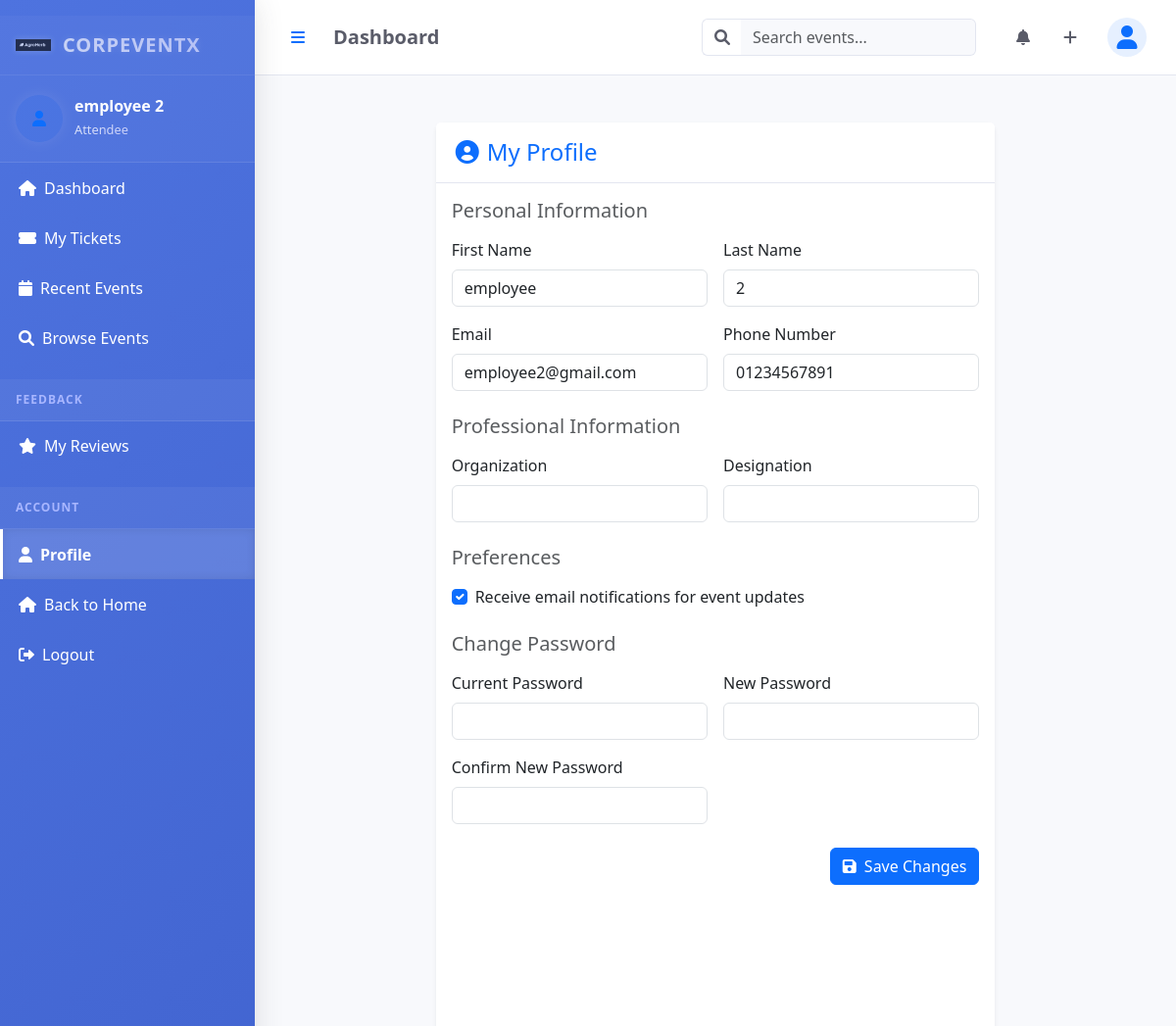
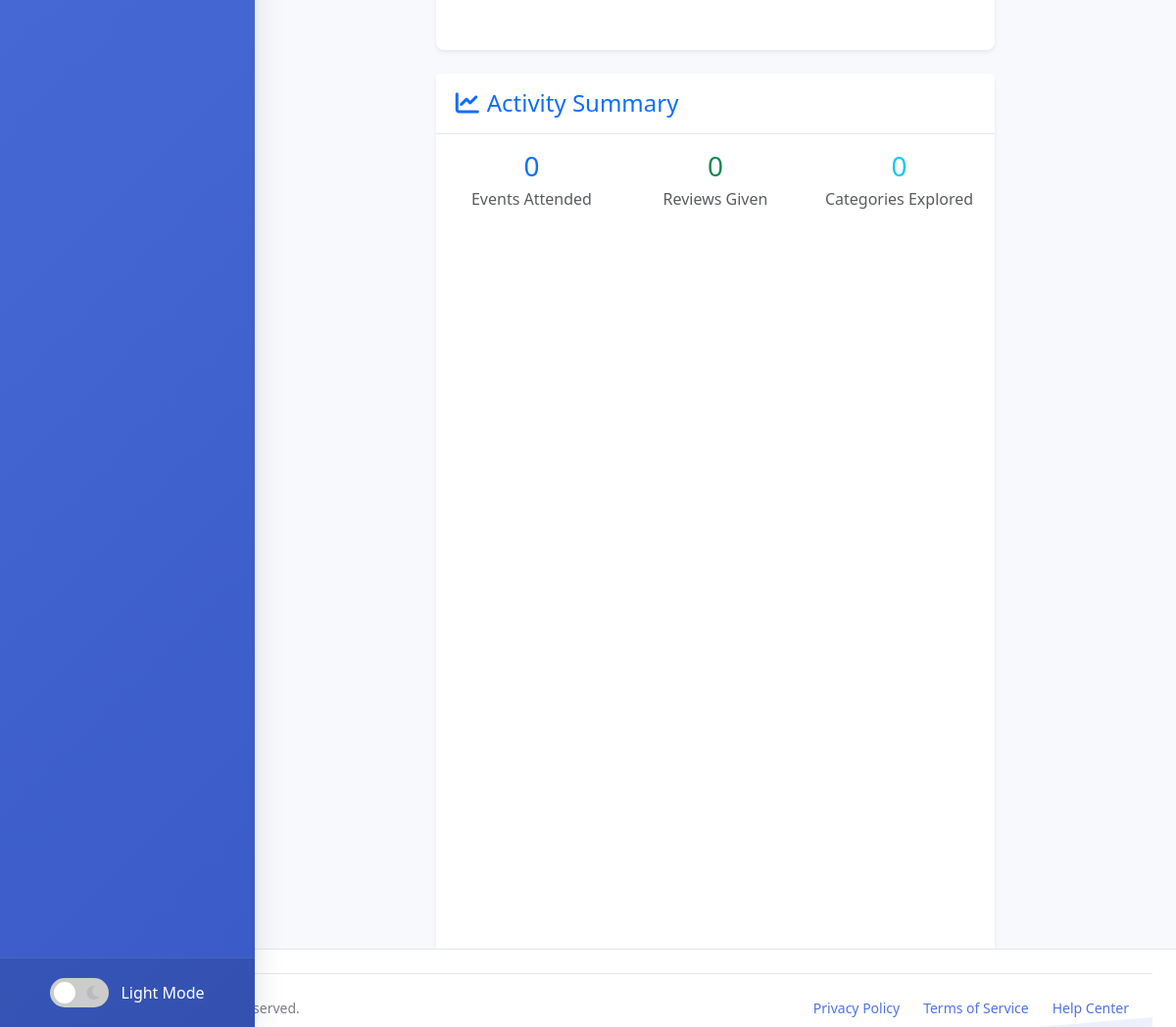
Page /events/dashboard/attendee/profile/ (signed in) on the committed database (2 pictures, top to bottom).
### events/models.py (models this page shows)
class User(AbstractUser):
    USER_TYPES = (
        ('employee', 'Employee'),
        ('student', 'Student'),
        ('industry', 'Industry Professional'),
        ('academia', 'Academic'),
        ('admin', 'Admin'),
    )
    user_id = models.UUIDField(primary_key=True, default=uuid.uuid4, editable=False)
    email = models.EmailField(unique=True)  # Enforced uniqueness
    phone = models.CharField(max_length=20, blank=True)
    company = models.CharField(max_length=100, blank=True)
    user_type = models.CharField(max_length=20, choices=USER_TYPES, default='employee')
    username = None
    USERNAME_FIELD = 'email'
    REQUIRED_FIELDS = []

### events/views.py (the view, shortened to what this page needs)
# urls.py: path('dashboard/attendee/profile/', views.attendee_profile, name='attendee_profile'),
@login_required
def attendee_profile(request):
    total_events = Registration.objects.filter(user=request.user, role__name='attendee').count()
    total_reviews = Feedback.objects.filter(user=request.user).count()
    categories_count = Event.objects.filter(
        registration__user=request.user,
        registration__role__name='attendee'
    ).values('category').distinct().count()
    email_notifications = Registration.objects.filter(
        user=request.user,
        updates_enabled=True
    ).exists()
    context = {
        'user': request.user,
        'total_events': total_events,
        'total_reviews': total_reviews,
        'categories_count': categories_count,
        'email_notifications': email_notifications,
        'user_role': 'Attendee'
    }
    return render(request, 'attendee/profile.html', context)

### templates/attendee/profile.html (shortened to what this page needs)
{% extends "attendee/base.html" %}
{% block content %}
<div class="container py-4">
    <div class="row">
        <div class="col-lg-8 mx-auto">
            <div class="card shadow-sm border-0 rounded-lg animate__animated animate__fadeIn">
                <div class="card-header bg-white py-3">
                    <h4 class="mb-0 text-primary">
                        <i class="fas fa-user-circle me-2"></i>My Profile
                    </h4>
                </div>
                <div class="card-body">
                    <form method="post" class="needs-validation" novalidate>
                        <div class="mb-4">
                            <h5 class="text-muted mb-3">Personal Information</h5>
                            <div class="row g-3">
                                <div class="col-md-6">
                                    <label for="first_name" class="form-label">First Name</label>
                                    <input type="text" class="form-control" id="first_name" name="first_name" value="{{ user.first_name }}" required>
                                </div>
                                <div class="col-md-6">
                                    <label for="last_name" class="form-label">Last Name</label>
                                    <input type="text" class="form-control" id="last_name" name="last_name" value="{{ user.last_name }}" required>
                                </div>
                                <div class="col-md-6">
                                    <label for="email" class="form-label">Email</label>
                                    <input type="email" class="form-control" id="email" name="email" value="{{ user.email }}" required>
                                </div>
                                <div class="col-md-6">
                                    <label for="phone" class="form-label">Phone Number</label>
                                    <input type="tel" class="form-control" id="phone" name="phone" value="{{ user.phone }}">
                                </div>
                            </div>
                        </div>
                        <div class="mb-4">
                            <h5 class="text-muted mb-3">Professional Information</h5>
                            <div class="row g-3">
                                <div class="col-md-6">
                                    <label for="organization" class="form-label">Organization</label>
                                    <input type="text" class="form-control" id="organization" name="organization" value="{{ user.organization }}">
                                </div>
                                <div class="col-md-6">
                                    <label for="designation" class="form-label">Designation</label>
                                    <input type="text" class="form-control" id="designation" name="designation" value="{{ user.designation }}">
                                </div>
                            </div>
                        </div>
                        <div class="mb-4">
                            <h5 class="text-muted mb-3">Preferences</h5>
                            <div class="form-check mb-2">
                                <input type="checkbox" class="form-check-input" id="email_notifications" name="email_notifications" {% if email_notifications %}checked{% endif %}>
                                <label class="form-check-label" for="email_notifications">
                                    Receive email notifications for event updates
                                </label>
                            </div>
                        </div>
                        <div class="mb-4">
                            <h5 class="text-muted mb-3">Change Password</h5>
                            <div class="row g-3">
                                <div class="col-md-6">
                                    <label for="current_password" class="form-label">Current Password</label>
                                    <input type="password" class="form-control" id="current_password" name="current_password">
                                </div>
                                <div class="col-md-6">
                                    <label for="new_password" class="form-label">New Password</label>
                                    <input type="password" class="form-control" id="new_password" name="new_password">
                                </div>
                                <div class="col-md-6">
                                    <label for="confirm_password" class="form-label">Confirm New Password</label>
                                    <input type="password" class="form-control" id="confirm_password" name="confirm_password">
                                </div>
                            </div>
                        </div>
                        <div class="text-end">
                            <button type="submit" class="btn btn-primary">
                                <i class="fas fa-save me-2"></i>Save Changes
                            </button>
                        </div>
                    </form>
                </div>
            </div>
            <div class="card shadow-sm border-0 rounded-lg mt-4 animate__animated animate__fadeIn" style="animation-delay: 0.2s">
                <div class="card-header bg-white py-3">
                    <h4 class="mb-0 text-primary">
                        <i class="fas fa-chart-line me-2"></i>Activity Summary
                    </h4>
                </div>
                <div class="card-body">
                    <div class="row g-4">
                        <div class="col-md-4">
                            <div class="text-center">
                                <h3 class="text-primary mb-1">{{ total_events }}</h3>
                                <p class="text-muted mb-0">Events Attended</p>
                            </div>
                        </div>
                        <div class="col-md-4">
                            <div class="text-center">
                                <h3 class="text-success mb-1">{{ total_reviews }}</h3>
                                <p class="text-muted mb-0">Reviews Given</p>
                            </div>
                        </div>
                        <div class="col-md-4">
                            <div class="text-center">
                                <h3 class="text-info mb-1">{{ categories_count }}</h3>
                                <p class="text-muted mb-0">Categories Explored</p>
                            </div>
                        </div>
                    </div>
                </div>
            </div>
        </div>
    </div>
</div>
{% endblock %}

### templates/attendee/components/sidebar.html (shortened to what this page needs)
{% load static %}
<div class="sidebar-wrapper animate__animated animate__fadeIn">
    <div class="sidebar-header">
        <div class="logo-container">
            <img src="{% static 'img/logo.png' %}" alt="Logo" class="sidebar-logo animate__animated animate__pulse animate__infinite animate__slower" onerror="this.src='https://via.placeholder.com/50x50?text=EM'; this.onerror='';">
            <span class="sidebar-title">CorpEventX</span>
        </div>
    </div>
    <div class="sidebar-user animate__animated animate__fadeInLeft">
        <div class="user-avatar bg-primary bg-opacity-10 rounded-circle d-flex align-items-center justify-content-center" style="width: 48px; height: 48px;">
            <i class="fas fa-user text-primary"></i>
        </div>
        <div class="user-info">
            <h6 class="mb-0 fw-bold">{{ request.user.get_full_name }}</h6>
            <span class="user-role text-primary">Attendee</span>
        </div>
    </div>
    <ul class="sidebar-menu">
        <li class="sidebar-item {% if request.resolver_match.url_name == 'attendee_dashboard' %}active{% endif %} animate__animated animate__fadeInLeft" style="animation-delay: 0.1s">
            <a href="{% url 'attendee_dashboard' %}" class="sidebar-link">
                <i class="fas fa-home me-2"></i>
                <span>Dashboard</span>
            </a>
        </li>
        <li class="sidebar-item {% if request.resolver_match.url_name == 'my_tickets' %}active{% endif %} animate__animated animate__fadeInLeft" style="animation-delay: 0.2s">
            <a href="{% url 'my_tickets' %}" class="sidebar-link">
                <i class="fas fa-ticket-alt me-2"></i>
                <span>My Tickets</span>
            </a>
        </li>
        <li class="sidebar-item {% if request.resolver_match.url_name == 'recent_events' %}active{% endif %} animate__animated animate__fadeInLeft" style="animation-delay: 0.3s">
            <a href="{% url 'recent_events' %}" class="sidebar-link">
                <i class="fas fa-calendar me-2"></i>
                <span>Recent Events</span>
            </a>
        </li>
        <li class="sidebar-item {% if request.resolver_match.url_name == 'browse_events' %}active{% endif %} animate__animated animate__fadeInLeft" style="animation-delay: 0.25s">
            <a href="{% url 'browse_events' %}" class="sidebar-link">
                <i class="fas fa-search me-2"></i>
                <span>Browse Events</span>
            </a>
        </li>
        <li class="sidebar-header animate__animated animate__fadeInLeft" style="animation-delay: 0.35s">Feedback</li>
        <li class="sidebar-item {% if request.resolver_match.url_name == 'my_reviews' %}active{% endif %} animate__animated animate__fadeInLeft" style="animation-delay: 0.4s">
            <a href="{% url 'my_reviews' %}" class="sidebar-link">
                <i class="fas fa-star me-2"></i>
                <span>My Reviews</span>
            </a>
        </li>
        <li class="sidebar-header animate__animated animate__fadeInLeft" style="animation-delay: 0.45s">Account</li>
        <li class="sidebar-item {% if request.resolver_match.url_name == 'attendee_profile' %}active{% endif %} animate__animated animate__fadeInLeft" style="animation-delay: 0.5s">
            <a href="{% url 'attendee_profile' %}" class="sidebar-link">
                <i class="fas fa-user me-2"></i>
                <span>Profile</span>
            </a>
        </li>
        <li class="sidebar-item animate__animated animate__fadeInLeft" style="animation-delay: 0.55s">
            <a href="{% url 'index' %}" class="sidebar-link">
                <i class="fas fa-home me-2"></i>
                <span>Back to Home</span>
            </a>
        </li>
        <li class="sidebar-item animate__animated animate__fadeInLeft" style="animation-delay: 0.6s">
            <a href="{% url 'logout' %}" class="sidebar-link">
                <i class="fas fa-sign-out-alt me-2"></i>
                <span>Logout</span>
            </a>
        </li>
    </ul>
    <div class="sidebar-footer animate__animated animate__fadeInUp" style="animation-delay: 0.8s">
        <div class="theme-switch-wrapper">
            <label class="theme-switch" for="theme-toggle">
                <div class="slider round">
                    <i class="fas fa-sun"></i>
                    <i class="fas fa-moon"></i>
                </div>
            </label>
            <span class="theme-mode">Light Mode</span>
        </div>
    </div>
</div>

### rows in the picture
User: user.get_full_name "employee 2", first_name "employee", last_name "2", email "employee2@gmail.com", phone "01234567891"

### other values in the picture
{{ total_events }} "0"
{{ total_reviews }} "0"
{{ categories_count }} "0"
